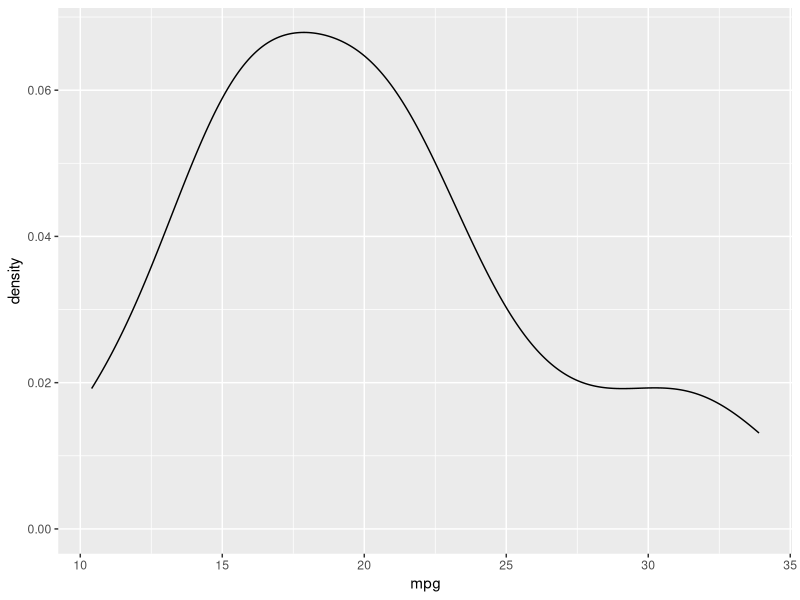
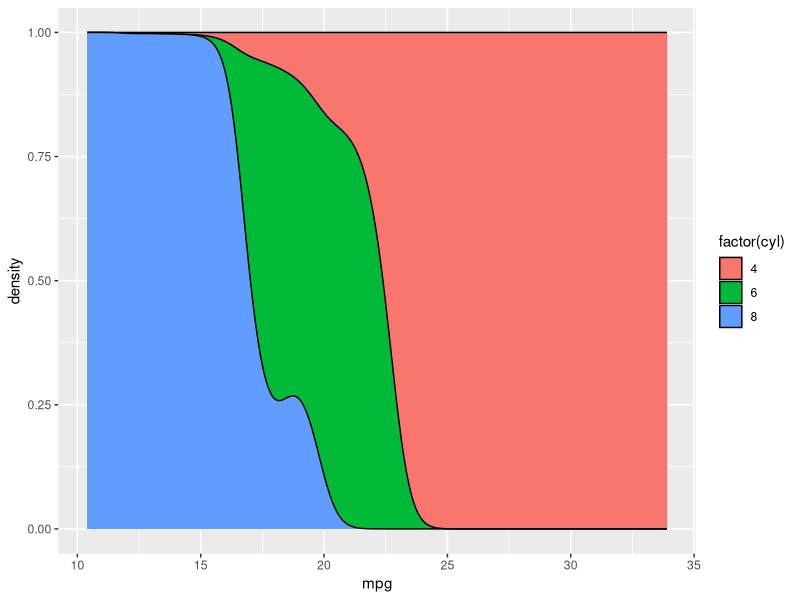
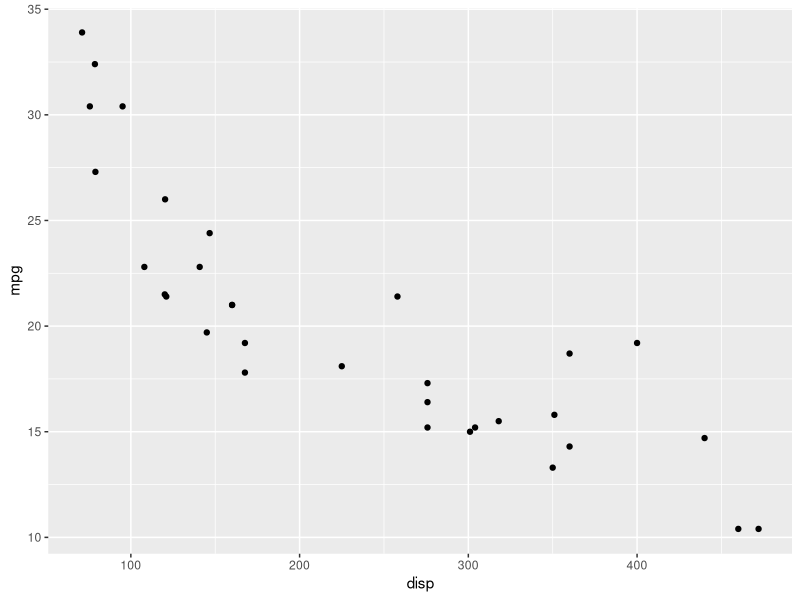
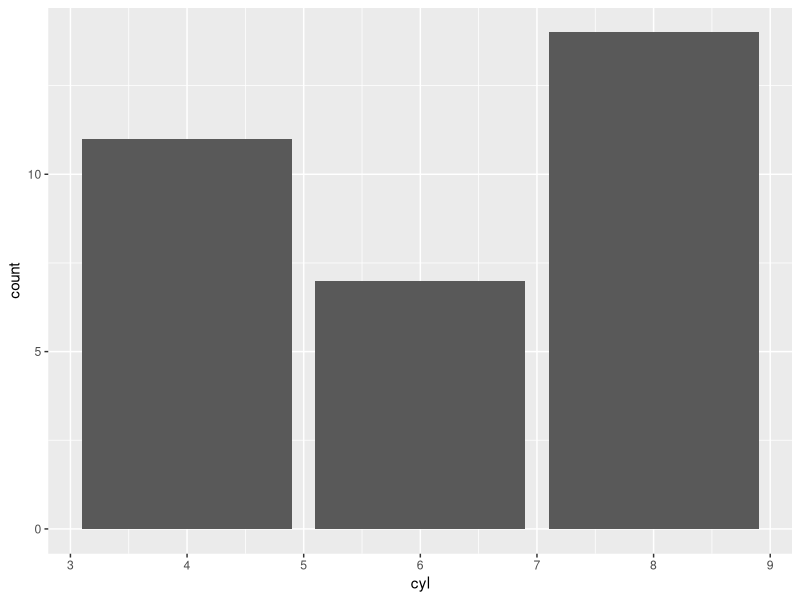
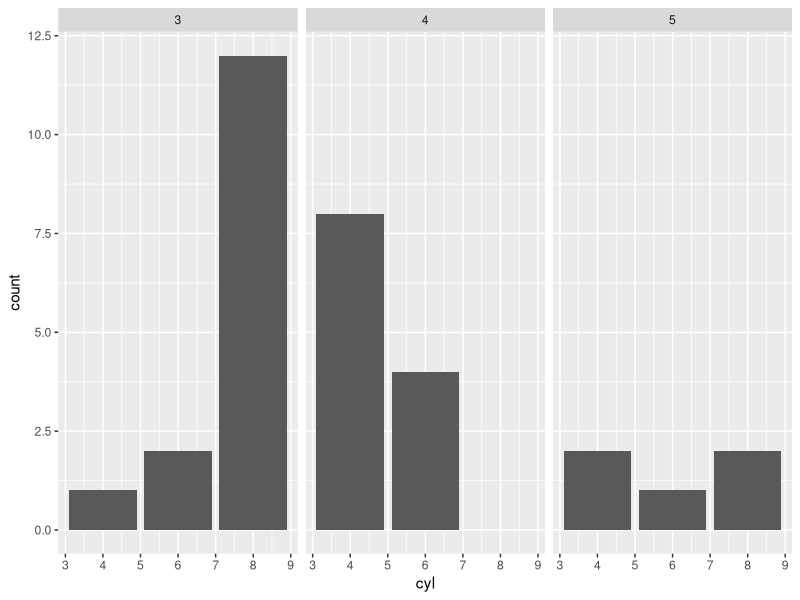

Reproduce these figures in R, in order.
## ---- chunk 1
library(tidyverse) # ggplot is included in this
## ---- chunk 2
mtcars %>%
  ggplot(aes(x = mpg, y = stat(density))) + geom_density()
## ---- chunk 3

# Preserves marginal densities

mtcars %>% ggplot(aes(x = mpg, fill = factor(cyl))) + geom_density(position = "fill")
# You can use position="fill" to produce a conditional density estimate

## ---- chunk 4
mtcars %>% ggplot(aes(disp, mpg)) + geom_point()
## ---- chunk 5
mtcars %>% ggplot(aes(cyl)) + geom_bar()

## ---- chunk 6
mtcars %>% ggplot(aes(cyl)) + geom_bar() + facet_grid(~gear)

